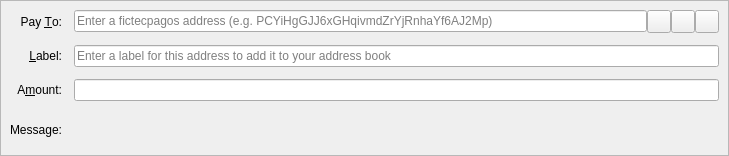
<?xml version="1.0" encoding="UTF-8"?>
<ui version="4.0">
 <class>SendCoinsEntry</class>
 <widget class="QStackedWidget" name="SendCoinsEntry">
  <property name="geometry">
   <rect>
    <x>0</x>
    <y>0</y>
    <width>729</width>
    <height>156</height>
   </rect>
  </property>
  <property name="focusPolicy">
   <enum>Qt::TabFocus</enum>
  </property>
  <property name="autoFillBackground">
   <bool>false</bool>
  </property>
  <widget class="QFrame" name="SendCoins">
   <property name="toolTip">
    <string>This is a normal payment.</string>
   </property>
   <property name="frameShape">
    <enum>QFrame::StyledPanel</enum>
   </property>
   <property name="frameShadow">
    <enum>QFrame::Sunken</enum>
   </property>
   <layout class="QGridLayout" name="gridLayout">
    <property name="spacing">
     <number>12</number>
    </property>
    <item row="0" column="0">
     <widget class="QLabel" name="payToLabel">
      <property name="text">
       <string>Pay &amp;To:</string>
      </property>
      <property name="alignment">
       <set>Qt::AlignRight|Qt::AlignTrailing|Qt::AlignVCenter</set>
      </property>
      <property name="buddy">
       <cstring>payTo</cstring>
      </property>
     </widget>
    </item>
    <item row="0" column="1">
     <layout class="QHBoxLayout" name="payToLayout">
      <property name="spacing">
       <number>0</number>
      </property>
      <item>
       <widget class="QValidatedLineEdit" name="payTo">
        <property name="toolTip">
         <string>The fictecpagos address to send the payment to</string>
        </property>
        <property name="inputMask">
         <string/>
        </property>
        <property name="placeholderText">
         <string>Enter a fictecpagos address (e.g. PCYiHgGJJ6xGHqivmdZrYjRnhaYf6AJ2Mp)</string>
        </property>
       </widget>
      </item>
      <item>
       <widget class="QToolButton" name="addressBookButton">
        <property name="toolTip">
         <string>Choose previously used address</string>
        </property>
        <property name="text">
         <string/>
        </property>
        <property name="icon">
         <iconset resource="../fictecpagos.qrc">
          <normaloff>:/icons/address-book</normaloff>:/icons/address-book</iconset>
        </property>
        <property name="iconSize">
         <size>
          <width>16</width>
          <height>16</height>
         </size>
        </property>
        <property name="shortcut">
         <string>Alt+A</string>
        </property>
       </widget>
      </item>
      <item>
       <widget class="QToolButton" name="pasteButton">
        <property name="toolTip">
         <string>Paste address from clipboard</string>
        </property>
        <property name="text">
         <string/>
        </property>
        <property name="icon">
         <iconset resource="../fictecpagos.qrc">
          <normaloff>:/icons/editpaste</normaloff>:/icons/editpaste</iconset>
        </property>
        <property name="shortcut">
         <string>Alt+P</string>
        </property>
       </widget>
      </item>
      <item>
       <widget class="QToolButton" name="deleteButton">
        <property name="toolTip">
         <string>Remove this entry</string>
        </property>
        <property name="text">
         <string/>
        </property>
        <property name="icon">
         <iconset resource="../fictecpagos.qrc">
          <normaloff>:/icons/remove</normaloff>:/icons/remove</iconset>
        </property>
       </widget>
      </item>
     </layout>
    </item>
    <item row="1" column="0">
     <widget class="QLabel" name="labelLabel">
      <property name="text">
       <string>&amp;Label:</string>
      </property>
      <property name="alignment">
       <set>Qt::AlignRight|Qt::AlignTrailing|Qt::AlignVCenter</set>
      </property>
      <property name="buddy">
       <cstring>addAsLabel</cstring>
      </property>
     </widget>
    </item>
    <item row="1" column="1">
     <widget class="QLineEdit" name="addAsLabel">
      <property name="toolTip">
       <string>Enter a label for this address to add it to the list of used addresses</string>
      </property>
      <property name="inputMask">
       <string/>
      </property>
      <property name="placeholderText">
       <string>Enter a label for this address to add it to your address book</string>
      </property>
     </widget>
    </item>
    <item row="2" column="0">
     <widget class="QLabel" name="amountLabel">
      <property name="text">
       <string>A&amp;mount:</string>
      </property>
      <property name="alignment">
       <set>Qt::AlignRight|Qt::AlignTrailing|Qt::AlignVCenter</set>
      </property>
      <property name="buddy">
       <cstring>payAmount</cstring>
      </property>
     </widget>
    </item>
    <item row="2" column="1">
     <widget class="BitcoinAmountField" name="payAmount"/>
    </item>
    <item row="3" column="0">
     <widget class="QLabel" name="messageLabel">
      <property name="text">
       <string>Message:</string>
      </property>
      <property name="alignment">
       <set>Qt::AlignRight|Qt::AlignTrailing|Qt::AlignVCenter</set>
      </property>
     </widget>
    </item>
    <item row="3" column="1">
     <widget class="QLabel" name="messageTextLabel">
      <property name="toolTip">
       <string>A message that was attached to the fictecpagos: URI which will be stored with the transaction for your reference. Note: This message will not be sent over the fictecpagos network.</string>
      </property>
      <property name="textFormat">
       <enum>Qt::PlainText</enum>
      </property>
     </widget>
    </item>
   </layout>
  </widget>
  <widget class="QFrame" name="SendCoins_InsecurePaymentRequest">
   <property name="palette">
    <palette>
     <active>
      <colorrole role="WindowText">
       <brush brushstyle="SolidPattern">
        <color alpha="255">
         <red>0</red>
         <green>0</green>
         <blue>0</blue>
        </color>
       </brush>
      </colorrole>
      <colorrole role="Button">
       <brush brushstyle="SolidPattern">
        <color alpha="255">
         <red>255</red>
         <green>255</green>
         <blue>127</blue>
        </color>
       </brush>
      </colorrole>
      <colorrole role="Light">
       <brush brushstyle="SolidPattern">
        <color alpha="255">
         <red>255</red>
         <green>255</green>
         <blue>255</blue>
        </color>
       </brush>
      </colorrole>
      <colorrole role="Midlight">
       <brush brushstyle="SolidPattern">
        <color alpha="255">
         <red>255</red>
         <green>255</green>
         <blue>191</blue>
        </color>
       </brush>
      </colorrole>
      <colorrole role="Dark">
       <brush brushstyle="SolidPattern">
        <color alpha="255">
         <red>127</red>
         <green>127</green>
         <blue>63</blue>
        </color>
       </brush>
      </colorrole>
      <colorrole role="Mid">
       <brush brushstyle="SolidPattern">
        <color alpha="255">
         <red>170</red>
         <green>170</green>
         <blue>84</blue>
        </color>
       </brush>
      </colorrole>
      <colorrole role="Text">
       <brush brushstyle="SolidPattern">
        <color alpha="255">
         <red>0</red>
         <green>0</green>
         <blue>0</blue>
        </color>
       </brush>
      </colorrole>
      <colorrole role="BrightText">
       <brush brushstyle="SolidPattern">
        <color alpha="255">
         <red>255</red>
         <green>255</green>
         <blue>255</blue>
        </color>
       </brush>
      </colorrole>
      <colorrole role="ButtonText">
       <brush brushstyle="SolidPattern">
        <color alpha="255">
         <red>0</red>
         <green>0</green>
         <blue>0</blue>
        </color>
       </brush>
      </colorrole>
      <colorrole role="Base">
       <brush brushstyle="SolidPattern">
        <color alpha="255">
         <red>255</red>
         <green>255</green>
         <blue>255</blue>
        </color>
       </brush>
      </colorrole>
      <colorrole role="Window">
       <brush brushstyle="SolidPattern">
        <color alpha="255">
         <red>255</red>
         <green>255</green>
         <blue>127</blue>
        </color>
       </brush>
      </colorrole>
      <colorrole role="Shadow">
       <brush brushstyle="SolidPattern">
        <color alpha="255">
         <red>0</red>
         <green>0</green>
         <blue>0</blue>
        </color>
       </brush>
      </colorrole>
      <colorrole role="AlternateBase">
       <brush brushstyle="SolidPattern">
        <color alpha="255">
         <red>255</red>
         <green>255</green>
         <blue>191</blue>
        </color>
       </brush>
      </colorrole>
      <colorrole role="ToolTipBase">
       <brush brushstyle="SolidPattern">
        <color alpha="255">
         <red>255</red>
         <green>255</green>
         <blue>220</blue>
        </color>
       </brush>
      </colorrole>
      <colorrole role="ToolTipText">
       <brush brushstyle="SolidPattern">
        <color alpha="255">
         <red>0</red>
         <green>0</green>
         <blue>0</blue>
        </color>
       </brush>
      </colorrole>
     </active>
     <inactive>
      <colorrole role="WindowText">
       <brush brushstyle="SolidPattern">
        <color alpha="255">
         <red>0</red>
         <green>0</green>
         <blue>0</blue>
        </color>
       </brush>
      </colorrole>
      <colorrole role="Button">
       <brush brushstyle="SolidPattern">
        <color alpha="255">
         <red>255</red>
         <green>255</green>
         <blue>127</blue>
        </color>
       </brush>
      </colorrole>
      <colorrole role="Light">
       <brush brushstyle="SolidPattern">
        <color alpha="255">
         <red>255</red>
         <green>255</green>
         <blue>255</blue>
        </color>
       </brush>
      </colorrole>
      <colorrole role="Midlight">
       <brush brushstyle="SolidPattern">
        <color alpha="255">
         <red>255</red>
         <green>255</green>
         <blue>191</blue>
        </color>
       </brush>
      </colorrole>
      <colorrole role="Dark">
       <brush brushstyle="SolidPattern">
        <color alpha="255">
         <red>127</red>
         <green>127</green>
         <blue>63</blue>
        </color>
       </brush>
      </colorrole>
      <colorrole role="Mid">
       <brush brushstyle="SolidPattern">
        <color alpha="255">
         <red>170</red>
         <green>170</green>
         <blue>84</blue>
        </color>
       </brush>
      </colorrole>
      <colorrole role="Text">
       <brush brushstyle="SolidPattern">
        <color alpha="255">
         <red>0</red>
         <green>0</green>
         <blue>0</blue>
        </color>
       </brush>
      </colorrole>
      <colorrole role="BrightText">
       <brush brushstyle="SolidPattern">
        <color alpha="255">
         <red>255</red>
         <green>255</green>
         <blue>255</blue>
        </color>
       </brush>
      </colorrole>
      <colorrole role="ButtonText">
       <brush brushstyle="SolidPattern">
        <color alpha="255">
         <red>0</red>
         <green>0</green>
         <blue>0</blue>
        </color>
       </brush>
      </colorrole>
      <colorrole role="Base">
       <brush brushstyle="SolidPattern">
        <color alpha="255">
         <red>255</red>
         <green>255</green>
         <blue>255</blue>
        </color>
       </brush>
      </colorrole>
      <colorrole role="Window">
       <brush brushstyle="SolidPattern">
        <color alpha="255">
         <red>255</red>
         <green>255</green>
         <blue>127</blue>
        </color>
       </brush>
      </colorrole>
      <colorrole role="Shadow">
       <brush brushstyle="SolidPattern">
        <color alpha="255">
         <red>0</red>
         <green>0</green>
         <blue>0</blue>
        </color>
       </brush>
      </colorrole>
      <colorrole role="AlternateBase">
       <brush brushstyle="SolidPattern">
        <color alpha="255">
         <red>255</red>
         <green>255</green>
         <blue>191</blue>
        </color>
       </brush>
      </colorrole>
      <colorrole role="ToolTipBase">
       <brush brushstyle="SolidPattern">
        <color alpha="255">
         <red>255</red>
         <green>255</green>
         <blue>220</blue>
        </color>
       </brush>
      </colorrole>
      <colorrole role="ToolTipText">
       <brush brushstyle="SolidPattern">
        <color alpha="255">
         <red>0</red>
         <green>0</green>
         <blue>0</blue>
        </color>
       </brush>
      </colorrole>
     </inactive>
     <disabled>
      <colorrole role="WindowText">
       <brush brushstyle="SolidPattern">
        <color alpha="255">
         <red>127</red>
         <green>127</green>
         <blue>63</blue>
        </color>
       </brush>
      </colorrole>
      <colorrole role="Button">
       <brush brushstyle="SolidPattern">
        <color alpha="255">
         <red>255</red>
         <green>255</green>
         <blue>127</blue>
        </color>
       </brush>
      </colorrole>
      <colorrole role="Light">
       <brush brushstyle="SolidPattern">
        <color alpha="255">
         <red>255</red>
         <green>255</green>
         <blue>255</blue>
        </color>
       </brush>
      </colorrole>
      <colorrole role="Midlight">
       <brush brushstyle="SolidPattern">
        <color alpha="255">
         <red>255</red>
         <green>255</green>
         <blue>191</blue>
        </color>
       </brush>
      </colorrole>
      <colorrole role="Dark">
       <brush brushstyle="SolidPattern">
        <color alpha="255">
         <red>127</red>
         <green>127</green>
         <blue>63</blue>
        </color>
       </brush>
      </colorrole>
      <colorrole role="Mid">
       <brush brushstyle="SolidPattern">
        <color alpha="255">
         <red>170</red>
         <green>170</green>
         <blue>84</blue>
        </color>
       </brush>
      </colorrole>
      <colorrole role="Text">
       <brush brushstyle="SolidPattern">
        <color alpha="255">
         <red>127</red>
         <green>127</green>
         <blue>63</blue>
        </color>
       </brush>
      </colorrole>
      <colorrole role="BrightText">
       <brush brushstyle="SolidPattern">
        <color alpha="255">
         <red>255</red>
         <green>255</green>
         <blue>255</blue>
        </color>
       </brush>
      </colorrole>
      <colorrole role="ButtonText">
       <brush brushstyle="SolidPattern">
        <color alpha="255">
         <red>127</red>
         <green>127</green>
         <blue>63</blue>
        </color>
       </brush>
      </colorrole>
      <colorrole role="Base">
       <brush brushstyle="SolidPattern">
        <color alpha="255">
         <red>255</red>
         <green>255</green>
         <blue>127</blue>
        </color>
       </brush>
      </colorrole>
      <colorrole role="Window">
       <brush brushstyle="SolidPattern">
        <color alpha="255">
         <red>255</red>
         <green>255</green>
         <blue>127</blue>
        </color>
       </brush>
      </colorrole>
      <colorrole role="Shadow">
       <brush brushstyle="SolidPattern">
        <color alpha="255">
         <red>0</red>
         <green>0</green>
         <blue>0</blue>
        </color>
       </brush>
      </colorrole>
      <colorrole role="AlternateBase">
       <brush brushstyle="SolidPattern">
        <color alpha="255">
         <red>255</red>
         <green>255</green>
         <blue>127</blue>
        </color>
       </brush>
      </colorrole>
      <colorrole role="ToolTipBase">
       <brush brushstyle="SolidPattern">
        <color alpha="255">
         <red>255</red>
         <green>255</green>
         <blue>220</blue>
        </color>
       </brush>
      </colorrole>
      <colorrole role="ToolTipText">
       <brush brushstyle="SolidPattern">
        <color alpha="255">
         <red>0</red>
         <green>0</green>
         <blue>0</blue>
        </color>
       </brush>
      </colorrole>
     </disabled>
    </palette>
   </property>
   <property name="toolTip">
    <string>This is an unverified payment request.</string>
   </property>
   <property name="autoFillBackground">
    <bool>true</bool>
   </property>
   <property name="frameShape">
    <enum>QFrame::StyledPanel</enum>
   </property>
   <property name="frameShadow">
    <enum>QFrame::Sunken</enum>
   </property>
   <layout class="QGridLayout" name="gridLayout_is">
    <property name="spacing">
     <number>12</number>
    </property>
    <item row="0" column="0">
     <widget class="QLabel" name="payToLabel_is">
      <property name="text">
       <string>Pay To:</string>
      </property>
      <property name="alignment">
       <set>Qt::AlignRight|Qt::AlignTrailing|Qt::AlignVCenter</set>
      </property>
     </widget>
    </item>
    <item row="0" column="1">
     <layout class="QHBoxLayout" name="payToLayout_is">
      <property name="spacing">
       <number>0</number>
      </property>
      <item>
       <widget class="QLabel" name="payTo_is"/>
      </item>
      <item>
       <widget class="QToolButton" name="deleteButton_is">
        <property name="toolTip">
         <string>Remove this entry</string>
        </property>
        <property name="text">
         <string/>
        </property>
        <property name="icon">
         <iconset resource="../fictecpagos.qrc">
          <normaloff>:/icons/remove</normaloff>:/icons/remove</iconset>
        </property>
       </widget>
      </item>
     </layout>
    </item>
    <item row="1" column="0">
     <widget class="QLabel" name="memoLabel_is">
      <property name="text">
       <string>Memo:</string>
      </property>
      <property name="alignment">
       <set>Qt::AlignRight|Qt::AlignTrailing|Qt::AlignVCenter</set>
      </property>
     </widget>
    </item>
    <item row="1" column="1">
     <widget class="QLabel" name="memoTextLabel_is">
      <property name="textFormat">
       <enum>Qt::PlainText</enum>
      </property>
     </widget>
    </item>
    <item row="2" column="0">
     <widget class="QLabel" name="amountLabel_is">
      <property name="text">
       <string>A&amp;mount:</string>
      </property>
      <property name="alignment">
       <set>Qt::AlignRight|Qt::AlignTrailing|Qt::AlignVCenter</set>
      </property>
      <property name="buddy">
       <cstring>payAmount_is</cstring>
      </property>
     </widget>
    </item>
    <item row="2" column="1">
     <widget class="BitcoinAmountField" name="payAmount_is">
      <property name="acceptDrops">
       <bool>false</bool>
      </property>
     </widget>
    </item>
   </layout>
  </widget>
  <widget class="QFrame" name="SendCoins_SecurePaymentRequest">
   <property name="palette">
    <palette>
     <active>
      <colorrole role="WindowText">
       <brush brushstyle="SolidPattern">
        <color alpha="255">
         <red>0</red>
         <green>0</green>
         <blue>0</blue>
        </color>
       </brush>
      </colorrole>
      <colorrole role="Button">
       <brush brushstyle="SolidPattern">
        <color alpha="255">
         <red>140</red>
         <green>232</green>
         <blue>119</blue>
        </color>
       </brush>
      </colorrole>
      <colorrole role="Light">
       <brush brushstyle="SolidPattern">
        <color alpha="255">
         <red>230</red>
         <green>255</green>
         <blue>224</blue>
        </color>
       </brush>
      </colorrole>
      <colorrole role="Midlight">
       <brush brushstyle="SolidPattern">
        <color alpha="255">
         <red>185</red>
         <green>243</green>
         <blue>171</blue>
        </color>
       </brush>
      </colorrole>
      <colorrole role="Dark">
       <brush brushstyle="SolidPattern">
        <color alpha="255">
         <red>70</red>
         <green>116</green>
         <blue>59</blue>
        </color>
       </brush>
      </colorrole>
      <colorrole role="Mid">
       <brush brushstyle="SolidPattern">
        <color alpha="255">
         <red>93</red>
         <green>155</green>
         <blue>79</blue>
        </color>
       </brush>
      </colorrole>
      <colorrole role="Text">
       <brush brushstyle="SolidPattern">
        <color alpha="255">
         <red>0</red>
         <green>0</green>
         <blue>0</blue>
        </color>
       </brush>
      </colorrole>
      <colorrole role="BrightText">
       <brush brushstyle="SolidPattern">
        <color alpha="255">
         <red>155</red>
         <green>255</green>
         <blue>147</blue>
        </color>
       </brush>
      </colorrole>
      <colorrole role="ButtonText">
       <brush brushstyle="SolidPattern">
        <color alpha="255">
         <red>0</red>
         <green>0</green>
         <blue>0</blue>
        </color>
       </brush>
      </colorrole>
      <colorrole role="Base">
       <brush brushstyle="SolidPattern">
        <color alpha="255">
         <red>119</red>
         <green>255</green>
         <blue>233</blue>
        </color>
       </brush>
      </colorrole>
      <colorrole role="Window">
       <brush brushstyle="SolidPattern">
        <color alpha="255">
         <red>140</red>
         <green>232</green>
         <blue>119</blue>
        </color>
       </brush>
      </colorrole>
      <colorrole role="Shadow">
       <brush brushstyle="SolidPattern">
        <color alpha="255">
         <red>0</red>
         <green>0</green>
         <blue>0</blue>
        </color>
       </brush>
      </colorrole>
      <colorrole role="AlternateBase">
       <brush brushstyle="SolidPattern">
        <color alpha="255">
         <red>197</red>
         <green>243</green>
         <blue>187</blue>
        </color>
       </brush>
      </colorrole>
      <colorrole role="NoRole">
       <brush brushstyle="SolidPattern">
        <color alpha="255">
         <red>125</red>
         <green>194</green>
         <blue>122</blue>
        </color>
       </brush>
      </colorrole>
      <colorrole role="ToolTipBase">
       <brush brushstyle="SolidPattern">
        <color alpha="255">
         <red>255</red>
         <green>255</green>
         <blue>220</blue>
        </color>
       </brush>
      </colorrole>
      <colorrole role="ToolTipText">
       <brush brushstyle="SolidPattern">
        <color alpha="255">
         <red>0</red>
         <green>0</green>
         <blue>0</blue>
        </color>
       </brush>
      </colorrole>
     </active>
     <inactive>
      <colorrole role="WindowText">
       <brush brushstyle="SolidPattern">
        <color alpha="255">
         <red>0</red>
         <green>0</green>
         <blue>0</blue>
        </color>
       </brush>
      </colorrole>
      <colorrole role="Button">
       <brush brushstyle="SolidPattern">
        <color alpha="255">
         <red>140</red>
         <green>232</green>
         <blue>119</blue>
        </color>
       </brush>
      </colorrole>
      <colorrole role="Light">
       <brush brushstyle="SolidPattern">
        <color alpha="255">
         <red>230</red>
         <green>255</green>
         <blue>224</blue>
        </color>
       </brush>
      </colorrole>
      <colorrole role="Midlight">
       <brush brushstyle="SolidPattern">
        <color alpha="255">
         <red>185</red>
         <green>243</green>
         <blue>171</blue>
        </color>
       </brush>
      </colorrole>
      <colorrole role="Dark">
       <brush brushstyle="SolidPattern">
        <color alpha="255">
         <red>70</red>
         <green>116</green>
         <blue>59</blue>
        </color>
       </brush>
      </colorrole>
      <colorrole role="Mid">
       <brush brushstyle="SolidPattern">
        <color alpha="255">
         <red>93</red>
         <green>155</green>
         <blue>79</blue>
        </color>
       </brush>
      </colorrole>
      <colorrole role="Text">
       <brush brushstyle="SolidPattern">
        <color alpha="255">
         <red>0</red>
         <green>0</green>
         <blue>0</blue>
        </color>
       </brush>
      </colorrole>
      <colorrole role="BrightText">
       <brush brushstyle="SolidPattern">
        <color alpha="255">
         <red>155</red>
         <green>255</green>
         <blue>147</blue>
        </color>
       </brush>
      </colorrole>
      <colorrole role="ButtonText">
       <brush brushstyle="SolidPattern">
        <color alpha="255">
         <red>0</red>
         <green>0</green>
         <blue>0</blue>
        </color>
       </brush>
      </colorrole>
      <colorrole role="Base">
       <brush brushstyle="SolidPattern">
        <color alpha="255">
         <red>119</red>
         <green>255</green>
         <blue>233</blue>
        </color>
       </brush>
      </colorrole>
      <colorrole role="Window">
       <brush brushstyle="SolidPattern">
        <color alpha="255">
         <red>140</red>
         <green>232</green>
         <blue>119</blue>
        </color>
       </brush>
      </colorrole>
      <colorrole role="Shadow">
       <brush brushstyle="SolidPattern">
        <color alpha="255">
         <red>0</red>
         <green>0</green>
         <blue>0</blue>
        </color>
       </brush>
      </colorrole>
      <colorrole role="AlternateBase">
       <brush brushstyle="SolidPattern">
        <color alpha="255">
         <red>197</red>
         <green>243</green>
         <blue>187</blue>
        </color>
       </brush>
      </colorrole>
      <colorrole role="NoRole">
       <brush brushstyle="SolidPattern">
        <color alpha="255">
         <red>125</red>
         <green>194</green>
         <blue>122</blue>
        </color>
       </brush>
      </colorrole>
      <colorrole role="ToolTipBase">
       <brush brushstyle="SolidPattern">
        <color alpha="255">
         <red>255</red>
         <green>255</green>
         <blue>220</blue>
        </color>
       </brush>
      </colorrole>
      <colorrole role="ToolTipText">
       <brush brushstyle="SolidPattern">
        <color alpha="255">
         <red>0</red>
         <green>0</green>
         <blue>0</blue>
        </color>
       </brush>
      </colorrole>
     </inactive>
     <disabled>
      <colorrole role="WindowText">
       <brush brushstyle="SolidPattern">
        <color alpha="255">
         <red>70</red>
         <green>116</green>
         <blue>59</blue>
        </color>
       </brush>
      </colorrole>
      <colorrole role="Button">
       <brush brushstyle="SolidPattern">
        <color alpha="255">
         <red>140</red>
         <green>232</green>
         <blue>119</blue>
        </color>
       </brush>
      </colorrole>
      <colorrole role="Light">
       <brush brushstyle="SolidPattern">
        <color alpha="255">
         <red>230</red>
         <green>255</green>
         <blue>224</blue>
        </color>
       </brush>
      </colorrole>
      <colorrole role="Midlight">
       <brush brushstyle="SolidPattern">
        <color alpha="255">
         <red>185</red>
         <green>243</green>
         <blue>171</blue>
        </color>
       </brush>
      </colorrole>
      <colorrole role="Dark">
       <brush brushstyle="SolidPattern">
        <color alpha="255">
         <red>70</red>
         <green>116</green>
         <blue>59</blue>
        </color>
       </brush>
      </colorrole>
      <colorrole role="Mid">
       <brush brushstyle="SolidPattern">
        <color alpha="255">
         <red>93</red>
         <green>155</green>
         <blue>79</blue>
        </color>
       </brush>
      </colorrole>
      <colorrole role="Text">
       <brush brushstyle="SolidPattern">
        <color alpha="255">
         <red>70</red>
         <green>116</green>
         <blue>59</blue>
        </color>
       </brush>
      </colorrole>
      <colorrole role="BrightText">
       <brush brushstyle="SolidPattern">
        <color alpha="255">
         <red>155</red>
         <green>255</green>
         <blue>147</blue>
        </color>
       </brush>
      </colorrole>
      <colorrole role="ButtonText">
       <brush brushstyle="SolidPattern">
        <color alpha="255">
         <red>70</red>
         <green>116</green>
         <blue>59</blue>
        </color>
       </brush>
      </colorrole>
      <colorrole role="Base">
       <brush brushstyle="SolidPattern">
        <color alpha="255">
         <red>140</red>
         <green>232</green>
         <blue>119</blue>
        </color>
       </brush>
      </colorrole>
      <colorrole role="Window">
       <brush brushstyle="SolidPattern">
        <color alpha="255">
         <red>140</red>
         <green>232</green>
         <blue>119</blue>
        </color>
       </brush>
      </colorrole>
      <colorrole role="Shadow">
       <brush brushstyle="SolidPattern">
        <color alpha="255">
         <red>0</red>
         <green>0</green>
         <blue>0</blue>
        </color>
       </brush>
      </colorrole>
      <colorrole role="AlternateBase">
       <brush brushstyle="SolidPattern">
        <color alpha="255">
         <red>140</red>
         <green>232</green>
         <blue>119</blue>
        </color>
       </brush>
      </colorrole>
      <colorrole role="NoRole">
       <brush brushstyle="SolidPattern">
        <color alpha="255">
         <red>125</red>
         <green>194</green>
         <blue>122</blue>
        </color>
       </brush>
      </colorrole>
      <colorrole role="ToolTipBase">
       <brush brushstyle="SolidPattern">
        <color alpha="255">
         <red>255</red>
         <green>255</green>
         <blue>220</blue>
        </color>
       </brush>
      </colorrole>
      <colorrole role="ToolTipText">
       <brush brushstyle="SolidPattern">
        <color alpha="255">
         <red>0</red>
         <green>0</green>
         <blue>0</blue>
        </color>
       </brush>
      </colorrole>
     </disabled>
    </palette>
   </property>
   <property name="toolTip">
    <string>This is a verified payment request.</string>
   </property>
   <property name="autoFillBackground">
    <bool>true</bool>
   </property>
   <property name="frameShape">
    <enum>QFrame::StyledPanel</enum>
   </property>
   <property name="frameShadow">
    <enum>QFrame::Sunken</enum>
   </property>
   <layout class="QGridLayout" name="gridLayout_s">
    <property name="spacing">
     <number>12</number>
    </property>
    <item row="0" column="0">
     <widget class="QLabel" name="payToLabel_s">
      <property name="text">
       <string>Pay To:</string>
      </property>
      <property name="alignment">
       <set>Qt::AlignRight|Qt::AlignTrailing|Qt::AlignVCenter</set>
      </property>
     </widget>
    </item>
    <item row="0" column="1">
     <layout class="QHBoxLayout" name="payToLayout_s">
      <property name="spacing">
       <number>0</number>
      </property>
      <item>
       <widget class="QLabel" name="payTo_s">
        <property name="textFormat">
         <enum>Qt::PlainText</enum>
        </property>
       </widget>
      </item>
      <item>
       <widget class="QToolButton" name="deleteButton_s">
        <property name="toolTip">
         <string>Remove this entry</string>
        </property>
        <property name="text">
         <string/>
        </property>
        <property name="icon">
         <iconset resource="../fictecpagos.qrc">
          <normaloff>:/icons/remove</normaloff>:/icons/remove</iconset>
        </property>
       </widget>
      </item>
     </layout>
    </item>
    <item row="1" column="0">
     <widget class="QLabel" name="memoLabel_s">
      <property name="text">
       <string>Memo:</string>
      </property>
      <property name="alignment">
       <set>Qt::AlignRight|Qt::AlignTrailing|Qt::AlignVCenter</set>
      </property>
     </widget>
    </item>
    <item row="1" column="1">
     <widget class="QLabel" name="memoTextLabel_s">
      <property name="textFormat">
       <enum>Qt::PlainText</enum>
      </property>
     </widget>
    </item>
    <item row="2" column="0">
     <widget class="QLabel" name="amountLabel_s">
      <property name="text">
       <string>A&amp;mount:</string>
      </property>
      <property name="alignment">
       <set>Qt::AlignRight|Qt::AlignTrailing|Qt::AlignVCenter</set>
      </property>
      <property name="buddy">
       <cstring>payAmount_s</cstring>
      </property>
     </widget>
    </item>
    <item row="2" column="1">
     <widget class="BitcoinAmountField" name="payAmount_s">
      <property name="acceptDrops">
       <bool>false</bool>
      </property>
     </widget>
    </item>
   </layout>
  </widget>
 </widget>
 <customwidgets>
  <customwidget>
   <class>QValidatedLineEdit</class>
   <extends>QLineEdit</extends>
   <header>qvalidatedlineedit.h</header>
  </customwidget>
  <customwidget>
   <class>BitcoinAmountField</class>
   <extends>QLineEdit</extends>
   <header>bitcoinamountfield.h</header>
   <container>1</container>
  </customwidget>
 </customwidgets>
 <tabstops>
  <tabstop>payTo</tabstop>
  <tabstop>addressBookButton</tabstop>
  <tabstop>pasteButton</tabstop>
  <tabstop>deleteButton</tabstop>
  <tabstop>addAsLabel</tabstop>
  <tabstop>payAmount</tabstop>
  <tabstop>payAmount_is</tabstop>
  <tabstop>deleteButton_is</tabstop>
  <tabstop>payAmount_s</tabstop>
  <tabstop>deleteButton_s</tabstop>
 </tabstops>
 <resources>
  <include location="../fictecpagos.qrc"/>
 </resources>
 <connections/>
</ui>
